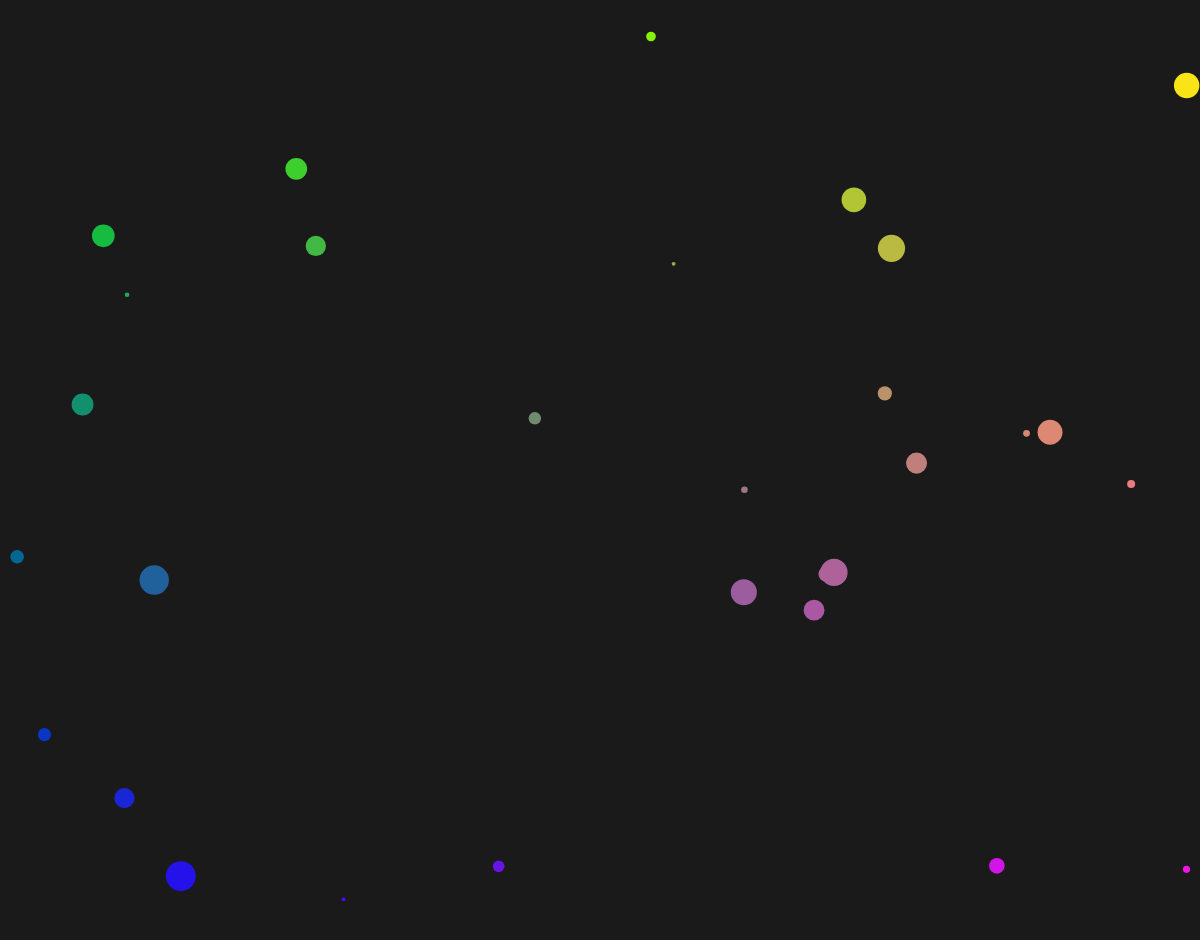
Frame 1 (no input)
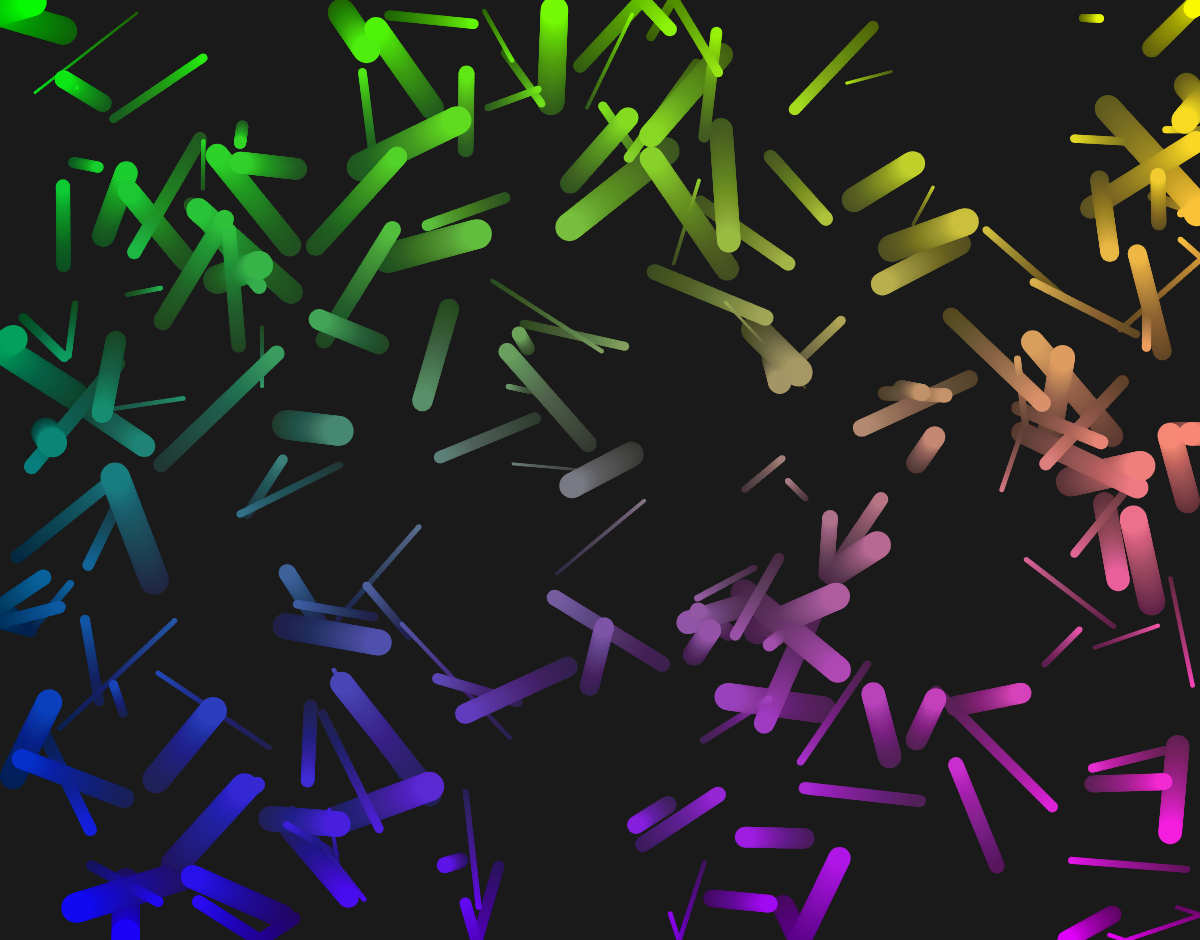
Frame 60 (no input)
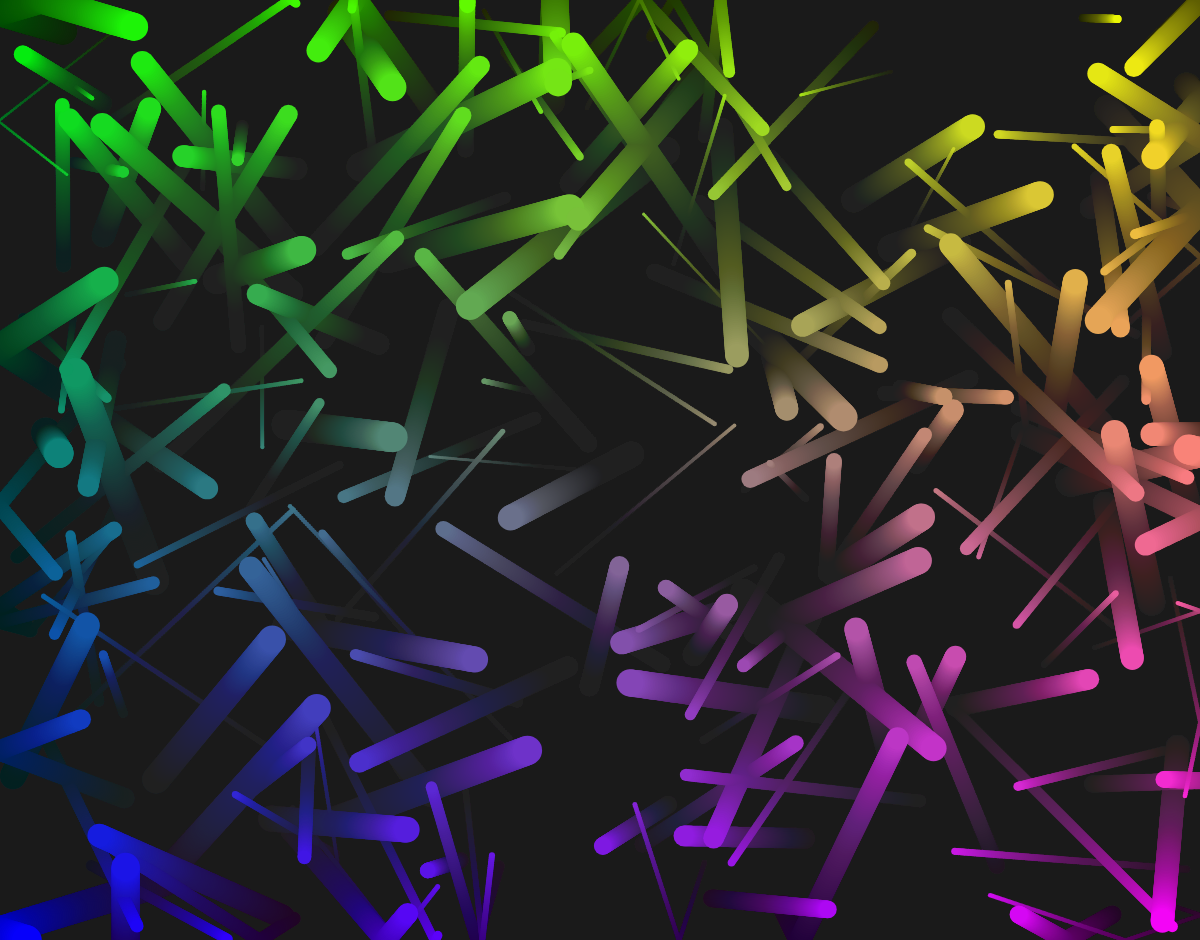
Frame 120 (the mouse pressed at the canvas centre since frame 60)

The p5.js sketch that drew these frames (run headless with seeded random() and noise() and a simulated clock; from frame 60 on, the mouse is pressed at the canvas centre):

// p5.js sketch
// ── sketch.js
let balls = [];

let countSlider;
let alphaSlider;

function setup() {
  createCanvas(windowWidth, windowHeight - 60);
  
  countSlider = createSlider(0, 1000, 200, 1);
  countSlider.position(15, windowHeight - 50);
  countSlider.style('width', `${width-30}px`);
  alphaSlider = createSlider(0, 255, 4, 1);
  alphaSlider.position(15, windowHeight - 30);
  alphaSlider.style('width', `${width-30}px`);
  
  for (let i = 0; i < 30; i++) balls.push(new Ball(random(width-20)+10, random(height-20)+10));
  background(26,26,26);
  noStroke();

}

function draw() {
  if (width != windowWidth || height != windowHeight-60) {
    resizeCanvas(windowWidth, windowHeight-60);
    
    countSlider.position(15, height + 10);
    countSlider.style('width', `${width-30}px`);
    
    alphaSlider.position(15, height + 30);
    alphaSlider.style('width', `${width-30}px`);
  }
  
  balls.forEach((e) => {
    e.update();
    e.show();
  });
  background(26, 26, 26, alphaSlider.value());
  while (countSlider.value() > balls.length) {
    balls.push(new Ball(random(width-20)+10, random(height-20)+10));
  }
  
  while (countSlider.value() < balls.length) {
    balls.shift();
  }
  
}

class Ball {
  constructor(x, y) {
    this.pos = createVector(x, y);
    this.vel = createVector(random(-2,2), random(-2,2));
    this.size = random(3,30);
    this.speed = random(0.5, 1);
  }
  
  update() {
    this.pos.x += this.vel.x;
    this.pos.y += this.vel.y;
    this.checkWall();
  }
  
  checkWall(){
    if (this.pos.x < 0 ){
    //this.pos.x = width;
    this.vel.x *= -1;
    }
     if (this.pos.y < 0 ){
     //this.pos.y = height;
      this.vel.y *= -1;
    }
    if (this.pos.x > width){
      //this.pos.x  = 0;
      this.vel.x *= -1;
    }
    if (this.pos.y > height){
      //this.pos.y  = 0;
      this.vel.y *= -1;
    }
    
  }
  show() {
    fill(this.pos.x/width*255, (height-this.pos.y)/height*255, this.pos.y/height*255);
    circle(this.pos.x, this.pos.y, this.size)
  }
}
